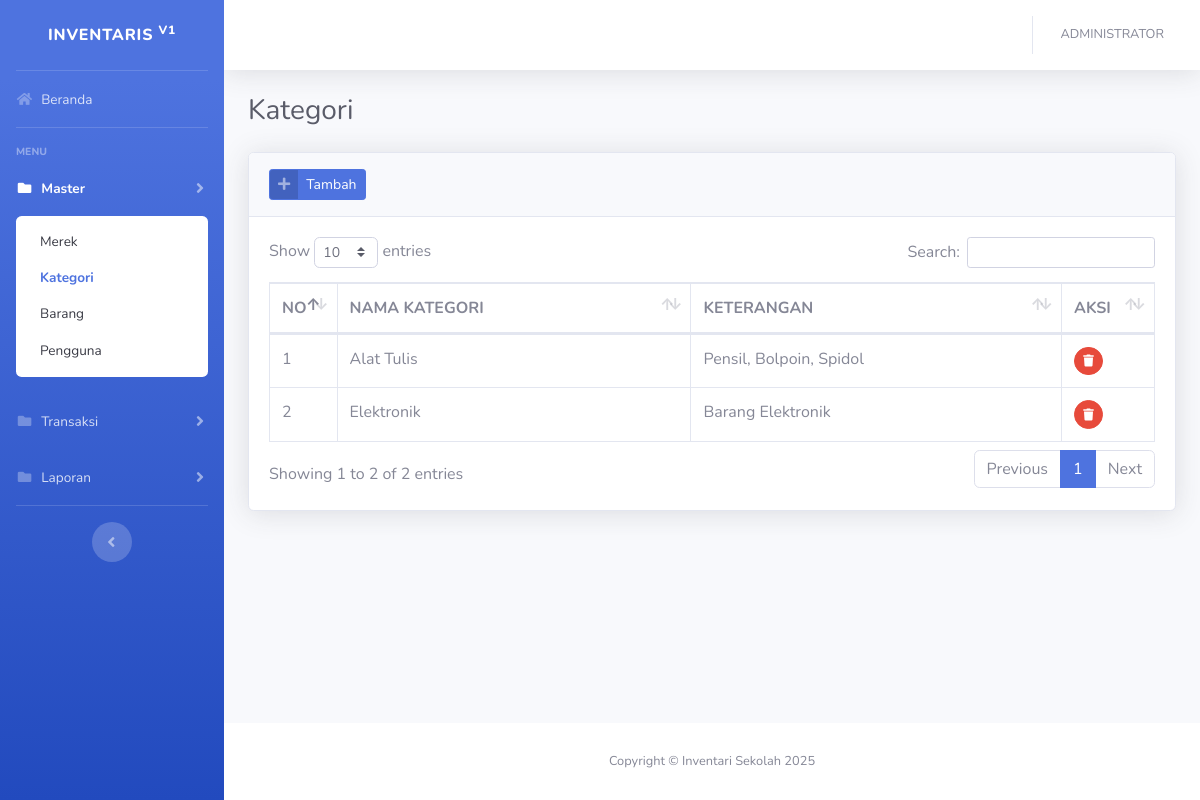
The app's page /?kategori (signed in) with its own data.
### tables this page shows
CREATE TABLE `kategori` (
  `idkategori` int(11) NOT NULL,
  `nama_kategori` varchar(128) NOT NULL,
  `keterangan` varchar(256) NOT NULL
);

### config/function.php (called while the page is built, shortened)
<?php
function encrypt($str) {
return base64_encode($str);
}
function base_url(){
    $base_url= ((isset($_SERVER['HTTPS']) && $_SERVER['HTTPS'] == "on") ? "https" : "http");
    $base_url.= "://".$_SERVER['HTTP_HOST'];
    $base_url.= str_replace(basename($_SERVER['SCRIPT_NAME']),"",$_SERVER['SCRIPT_NAME']);
    return $base_url;
}
?>

### views/master/kategori.php (the view, shortened to what this page needs)
<div class="container-fluid">
    <div class="d-sm-flex align-items-center justify-content-between mb-4">
        <h1 class="h3 mb-0 text-gray-800">Kategori</h1>
    </div>
    <div class="card shadow mb-4">
        <div class="card-header py-3">
            <a href="#" class="btn btn-primary btn-icon-split btn-sm" data-toggle="modal" data-target="#kategoriModal">
                <span class="icon text-white-50">
                    <i class="fas fa-plus"></i>
                </span>
                <span class="text">Tambah</span>
            </a>
        </div>
        <div class="card-body">
            <div class="table-responsive">
                <table class="table table-bordered table-hover" id="dataTable" width="100%" cellspacing="0">
                    <thead>
                        <tr>
                            <th width="20">NO</th>
                            <th>NAMA KATEGORI</th>
                            <th>KETERANGAN</th>
                            <th width="50">AKSI</th>
                        </tr>
                    </thead>
                    <tbody>
                        <?php
                        $n=1;
                        $query = mysqli_query($con,"SELECT * FROM kategori ORDER BY idkategori DESC")or die(mysqli_error($con));
                        while($row = mysqli_fetch_array($query)):
                        ?>
                        <tr>
                            <td><?= $n++; ?></td>
                            <td><?= $row['nama_kategori']; ?></td>
                            <td><?= $row['keterangan']; ?></td>
                            <td>
                                <a href="<?=base_url();?>/process/kategori.php?act=<?=encrypt('delete');?>&id=<?=encrypt($row['idkategori']);?>"
                                    class="btn btn-sm btn-circle btn-danger btn-hapus"><i class="fas fa-trash"></i></a>
                            </td>
                        </tr>
                        <?php endwhile; ?>
                    </tbody>
                </table>
            </div>
        </div>
    </div>
</div>

### records on screen
kategori: nama_kategori "Alat Tulis", keterangan "Pensil, Bolpoin, Spidol"
kategori: nama_kategori "Elektronik", keterangan "Barang Elektronik"

### other values on screen
$_SESSION['fullname'] "ADMINISTRATOR"
